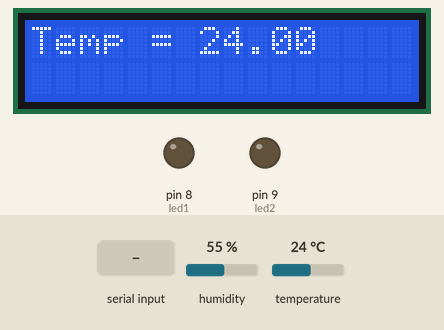
This sketch was run on a simulated Arduino Uno, built with avr-gcc and run on an emulated ATmega328P. On the bench: 16×2 character LCD, output pins drawn as LEDs (lit = HIGH). The inputs (shaded band) are chosen by the test bench; at power-on: temperature 24 °C, humidity 55 %. What the sketch prints to the serial monitor is not drawn.

Above: at 1.2 s.
1.3 s: "2" received over Serial
At 2.8 s:
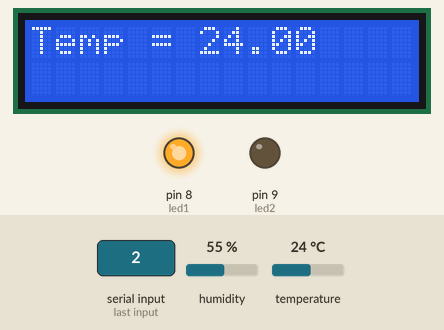
4.5 s: "1" received over Serial
At 5.9 s:
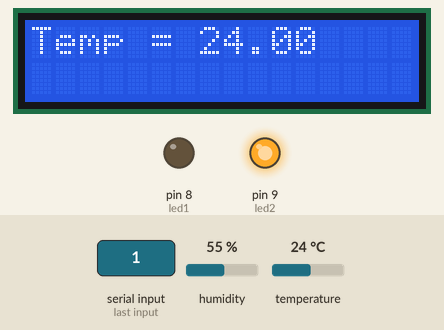
8.6 s: temperature set to 12 °C
At 10.5 s:
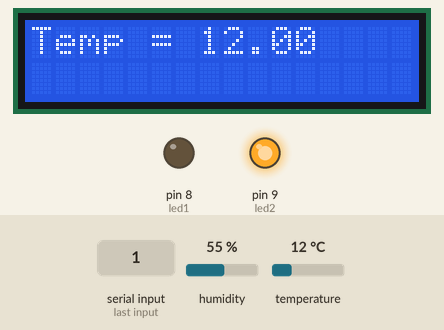
11.6 s: temperature set to 19 °C
At 12.6 s:
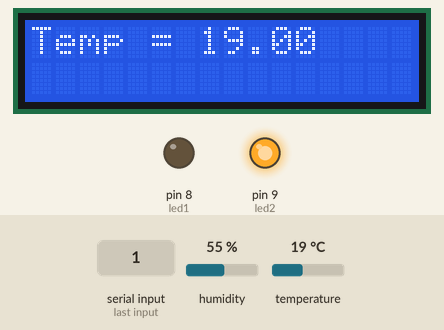
13.6 s: temperature set to 28 °C
At 14.6 s:
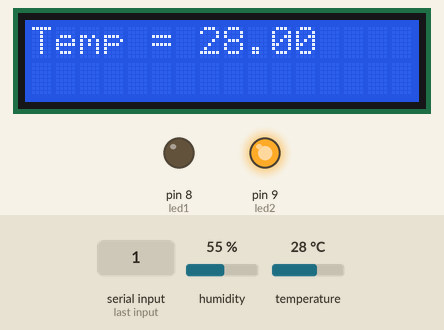
Timing chart, 0 to 16.6 s (numbered marks = the images above; inputs shaded):
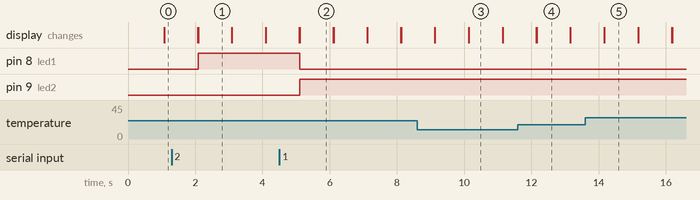

The sketch:

dhafer.ino
```cpp
//#include <dht.h>
#include "DHT.h"
#include <LiquidCrystal.h>


#define DHTTYPE DHT22
#define DHT11_PIN 7

DHT dht(DHT11_PIN, DHTTYPE);

int led1 = 8;
int led2 = 9;
char data;

const int rs = 12, en = 11, d4 = 5, d5 = 4, d6 = 3, d7 = 2;
LiquidCrystal lcd(rs, en, d4, d5, d6, d7);

void setup(){
  pinMode(led1, OUTPUT);
  pinMode(led2, OUTPUT);
  digitalWrite(led1, LOW);
  digitalWrite(led2, LOW);
  Serial.begin(9600);
  lcd.begin(16, 2);
    dht.begin();


}

void loop()
{

Serial.println(dht.readTemperature());


  lcd.print("Temp = ");
  lcd.print(dht.readTemperature());
  data=Serial.read();

   if(data=='2')
 //  if(dht.readTemperature()>19)
    {
      digitalWrite(led1,HIGH);
      digitalWrite(led2,LOW);
     // Serial.write('1');
      }

    else if(data=='1')
  // else if(dht.readTemperature()<=19)
    {
      digitalWrite(led2,HIGH);
      digitalWrite(led1,LOW);

      }
      else if (data=='0'){
        digitalWrite(led1,LOW);
      digitalWrite(led2,LOW);
     // Serial.write('0');

        }
        else if(data=='4')
        {
          Serial.println(dht.readTemperature());

          }


  delay(1000);
  lcd.clear();


}
```

Measured:
- after the input at 1.3 s, pin 8 (led1): LOW → HIGH after 0.78 s
- after the input at 4.5 s, pin 8 (led1): HIGH → LOW after 0.60 s; pin 9 (led2): LOW → HIGH after 0.60 s
- after the input at 8.6 s, the display: first differs from a run without the input after 1.5 s (image 3)
- after the input at 11.6 s, the display: first differs from a run without the input after 0.56 s (image 4)
- after the input at 13.6 s, the display: first differs from a run without the input after 0.57 s (image 5)
- what the display in image 1 shows lasts 1.0 s, from 2.1 s to 3.1 s
